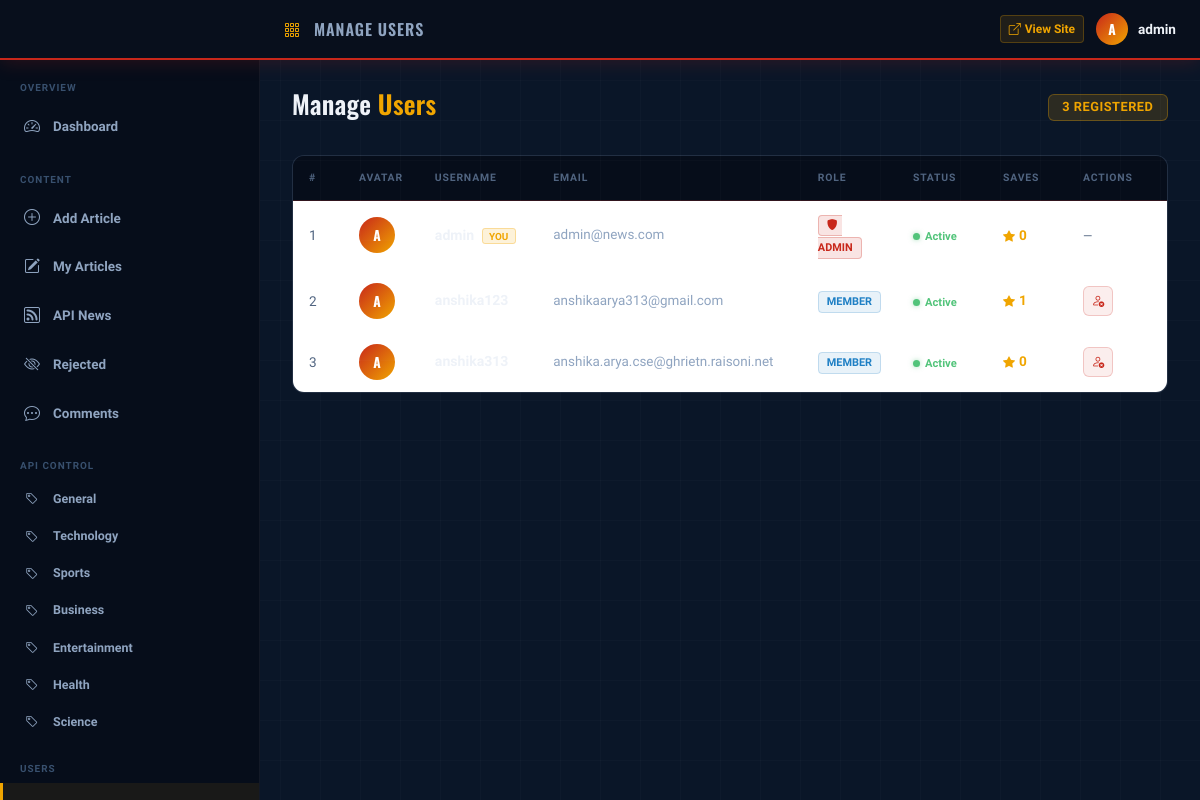
The app's page /admin/users (signed in) with its own data.
### database.py (models this page shows, shortened)
class User(UserMixin, db.Model):
    id            = db.Column(db.Integer, primary_key=True)
    username      = db.Column(db.String(80),  unique=True, nullable=False)
    email         = db.Column(db.String(120), unique=True, nullable=False)
    password_hash = db.Column(db.String(256), nullable=False)
    is_admin      = db.Column(db.Boolean, default=False)
    is_super_admin= db.Column(db.Boolean, default=False)  # only 1 super admin, can manage sub-admins
    is_active     = db.Column(db.Boolean, default=True)
    profile_pic   = db.Column(db.String(500), nullable=True)
    bio           = db.Column(db.String(300), nullable=True)
    joined_at     = db.Column(db.DateTime, default=datetime.utcnow)
    bookmarks     = db.relationship('Bookmark', backref='user', lazy=True, cascade='all, delete-orphan')

### app.py (the view)
@app.route('/admin/users')
@login_required
def admin_users():
    require_admin()
    users = User.query.order_by(User.id).all()
    return render_template('admin/users.html', users=users)

### app.py (called while the page is built)
@login_manager.user_loader
def load_user(user_id):
    return db.session.get(User, int(user_id))

def require_admin():
    if not current_user.is_admin:
        abort(403)

@app.context_processor
def inject_admin_globals():
    if current_user.is_authenticated and current_user.is_admin:
        result = {}
        if current_user.is_super_admin:
            try:
                result['unread_count'] = ContactQuery.query.filter_by(is_read=False).count()
            except Exception:
                result['unread_count'] = 0
        else:
            result['unread_count'] = 0
        try:
            result['pending_comments'] = Comment.query.filter_by(is_approved=False, is_rejected=False).count()
        except Exception:
            result['pending_comments'] = 0
        return result
    return {}

### templates/admin/users.html (shortened to what this page needs)
{% extends "admin/base_admin.html" %}
{% block page_title %}Manage Users{% endblock %}
{% block content %}
<div class="admin-page-header">
    <h2 class="admin-page-title">Manage <span>Users</span></h2>
    <span class="badge" style="background:rgba(240,165,0,0.15);border:1px solid rgba(240,165,0,0.3);color:var(--gold);font-size:0.8rem;padding:0.4rem 0.85rem;">
        {{ users|length }} Registered
    </span>
</div>
<div class="admin-news-table">
    <div class="table-responsive">
        <table class="table ant mb-0">
            <thead>
                <tr>
                    <th width="50">#</th>
                    <th width="50">Avatar</th>
                    <th>Username</th>
                    <th>Email</th>
                    <th width="90">Role</th>
                    <th width="90">Status</th>
                    <th width="80">Saves</th>
                    <th width="100">Actions</th>
                </tr>
            </thead>
            <tbody>
                {% for user in users %}
                <tr>
                    <td style="color:var(--text-muted);">{{ loop.index }}</td>
                    <td>
                        {% if user.profile_pic %}
                        <img src="{{ user.profile_pic }}"
                             style="width:36px;height:36px;border-radius:50%;object-fit:cover;border:2px solid var(--navy-border);"
                             onerror="this.style.display='none';this.nextElementSibling.style.display='flex';">
                        <div style="display:none;width:36px;height:36px;border-radius:50%;background:linear-gradient(135deg,var(--red),var(--gold));align-items:center;justify-content:center;font-family:'Oswald',sans-serif;font-weight:700;font-size:0.85rem;color:#fff;">
                            {{ user.username[0]|upper }}
                        </div>
                        {% else %}
                        <div style="width:36px;height:36px;border-radius:50%;background:linear-gradient(135deg,var(--red),var(--gold));display:flex;align-items:center;justify-content:center;font-family:'Oswald',sans-serif;font-weight:700;font-size:0.85rem;color:#fff;">
                            {{ user.username[0]|upper }}
                        </div>
                        {% endif %}
                    </td>
                    <td>
                        <div style="font-weight:700;font-size:0.88rem;">{{ user.username }}
                            {% if user.id == current_user.id %}
                            <span style="font-size:0.62rem;background:rgba(240,165,0,0.15);border:1px solid rgba(240,165,0,0.3);color:var(--gold);padding:0.1rem 0.4rem;border-radius:3px;margin-left:4px;">YOU</span>
                            {% endif %}
                        </div>
                    </td>
                    <td style="color:var(--text-secondary);font-size:0.84rem;">{{ user.email }}</td>
                    <td>
                        {% if user.is_admin %}
                        <span style="font-size:0.68rem;font-weight:700;text-transform:uppercase;background:rgba(200,39,26,0.12);border:1px solid rgba(200,39,26,0.25);color:var(--red);padding:0.2rem 0.5rem;border-radius:4px;">
                            <i class="bi bi-shield-fill me-1"></i>Admin
                        </span>
                        {% else %}
                        <span style="font-size:0.68rem;font-weight:700;text-transform:uppercase;background:rgba(30,127,196,0.1);border:1px solid rgba(30,127,196,0.2);color:var(--sky-blue);padding:0.2rem 0.5rem;border-radius:4px;">
                            Member
                        </span>
                        {% endif %}
                    </td>
                    <td>
                        {% if user.is_active %}
                        <span style="font-size:0.7rem;font-weight:700;color:#52c47a;">
                            <span class="status-dot dot-approved"></span>Active
                        </span>
                        {% else %}
                        <span style="font-size:0.7rem;font-weight:700;color:var(--red);">
                            <span class="status-dot dot-rejected"></span>Inactive
                        </span>
                        {% endif %}
                    </td>
                    <td style="color:var(--gold);font-weight:700;">
                        <i class="bi bi-star-fill me-1" style="font-size:0.75rem;"></i>{{ user.bookmarks|length }}
                    </td>
                    <td>
                        {% if user.id != current_user.id %}
                        <form method="POST" action="{{ url_for('admin_toggle_user', user_id=user.id) }}"
                              onsubmit="return confirm('Toggle account status for {{ user.username }}?')">
                            <button type="submit" class="btn-action {{ 'btn-reject' if user.is_active else 'btn-approve' }}"
                                    title="{{ 'Deactivate' if user.is_active else 'Activate' }}">
                                <i class="bi bi-{{ 'person-x' if user.is_active else 'person-check' }}"></i>
                            </button>
                        </form>
                        {% else %}
                        <span style="color:var(--text-muted);font-size:0.75rem;">—</span>
                        {% endif %}
                    </td>
                </tr>
                {% endfor %}
            </tbody>
        </table>
    </div>
</div>
{% endblock %}

### templates/admin/base_admin.html (shortened to what this page needs)
<!DOCTYPE html>
<html lang="en">
<head>
    <link href="https://cdn.jsdelivr.net/npm/bootstrap@5.3.2/dist/css/bootstrap.min.css" rel="stylesheet">
    <link href="https://cdn.jsdelivr.net/npm/bootstrap-icons@1.11.0/font/bootstrap-icons.css" rel="stylesheet">
    <link rel="stylesheet" href="{{ url_for('static', filename='css/style.css') }}">
</head>
<body>
<div class="admin-topbar-brand">
    <span class="brand-news">News</span><span class="brand-stream">Stream</span>
    <span class="admin-badge">Admin</span>
</div>
<div class="admin-topbar">
    <div class="topbar-title">
        <i class="bi bi-grid-3x3-gap me-2" style="color:var(--gold);"></i>
        {% block page_title %}Dashboard{% endblock %}
    </div>
    <div class="topbar-actions">
        <a href="{{ url_for('index') }}" class="btn btn-sm" target="_blank"
           style="background:rgba(240,165,0,0.1);border:1px solid rgba(240,165,0,0.25);color:var(--gold);font-size:0.75rem;font-weight:700;">
            <i class="bi bi-box-arrow-up-right me-1"></i>View Site
        </a>
        <div class="topbar-user">
            <div class="topbar-avatar">{{ current_user.username[0]|upper }}</div>
            <span style="color:var(--text-primary);">{{ current_user.username }}</span>
        </div>
    </div>
</div>
<aside class="admin-sidebar">
    <div class="sidebar-section-label">Overview</div>
    <a href="{{ url_for('admin') }}" class="admin-nav-item {{ 'active' if request.endpoint == 'admin' else '' }}">
        <i class="bi bi-speedometer2"></i> Dashboard
    </a>
    <div class="sidebar-section-label">Content</div>
    <a href="{{ url_for('admin_add_news') }}" class="admin-nav-item {{ 'active' if request.endpoint == 'admin_add_news' else '' }}">
        <i class="bi bi-plus-circle"></i> Add Article
    </a>
    <a href="{{ url_for('admin') }}?type=admin" class="admin-nav-item">
        <i class="bi bi-pencil-square"></i> My Articles
    </a>
    <a href="{{ url_for('admin') }}?type=api" class="admin-nav-item">
        <i class="bi bi-rss"></i> API News
    </a>
    <a href="{{ url_for('admin') }}?status=rejected" class="admin-nav-item">
        <i class="bi bi-eye-slash"></i> Rejected
    </a>
    <a href="{{ url_for('admin_comments') }}" class="admin-nav-item {{ 'active' if request.endpoint in ['admin_comments'] else '' }}">
        <i class="bi bi-chat-dots"></i> Comments
    </a>
    <div class="sidebar-section-label">API Control</div>
    {% for cat in ['general','technology','sports','business','entertainment','health','science'] %}
    <a href="{{ url_for('admin') }}?category={{ cat }}" class="admin-nav-item" style="padding-top:0.5rem;padding-bottom:0.5rem;">
        <i class="bi bi-tag" style="font-size:0.8rem;"></i>
        <span style="font-size:0.78rem;">{{ cat|title }}</span>
    </a>
    {% endfor %}
    <div class="sidebar-section-label">Users</div>
    <a href="{{ url_for('admin_users') }}" class="admin-nav-item {{ 'active' if request.endpoint == 'admin_users' else '' }}">
        <i class="bi bi-people"></i> Manage Users
    </a>
</aside>
<main class="admin-main">
    <div class="admin-content">
        {% block content %}{% endblock %}
    </div>
</main>
</body>
</html>

### static/css/style.css (style rules this page uses)
:root { --navy: #0d1b2e; --navy-mid: #162540; --navy-light: #1e3356; --navy-border: rgba(255,255,255,0.07); --red: #c8271a; --red-light: #e8341f; --red-pale: rgba(200,39,26,0.12); --red-glow: rgba(200,39,26,0.25); --gold: #f0a500; --gold-light: #ffc233; --gold-pale: rgba(240,165,0,0.12); --sky-blue: #1e7fc4; --sky-pale: rgba(30,127,196,0.15); --bg: #0a1628; --bg-card: #111f35; --bg-surface: #162540; --bg-elevated: #1a2d4a; --text-primary: #eef2f8; --text-secondary: #8fa4c0; --text-muted: #506480; --text-light: #38506e; --navbar-h: 68px; --radius: 12px; --radius-sm: 8px; --shadow-sm: 0 2px 8px rgba(0,0,0,0.3); --shadow-card: 0 4px 24px rgba(0,0,0,0.4); --shadow-hover: 0 12px 40px rgba(0,0,0,0.5), 0 0 0 1px rgba(200,39,26,0.15); --shadow-glow: 0 0 30px rgba(200,39,26,0.2); --ease: cubic-bezier(0.4,0,0.2,1); --transition: all 0.25s var(--ease); }
*, *::before, *::after { box-sizing: border-box; margin: 0; padding: 0; }
html { scroll-behavior: smooth; }
body { font-family: 'Source Sans 3', sans-serif; background: var(--bg); color: var(--text-primary); line-height: 1.65; overflow-x: hidden; font-size: 15px; -webkit-font-smoothing: antialiased; }
body::before { content: ''; position: fixed; inset: 0; background-image: linear-gradient(rgba(255,255,255,0.018) 1px, transparent 1px), linear-gradient(90deg, rgba(255,255,255,0.018) 1px, transparent 1px); background-size: 40px 40px; pointer-events: none; z-index: 0; }
h1,h2,h3,h4,.serif { font-family: 'Oswald', sans-serif; letter-spacing: 0.01em; }
a { color: inherit; text-decoration: none; transition: var(--transition); }
.brand-news { color: #3a8fd4; }
.brand-stream { color: #d42a1a; }
.table { color: var(--text-primary); margin: 0; }
.table thead th { background: var(--bg-surface); color: var(--text-secondary); font-size: 0.68rem; text-transform: uppercase; letter-spacing: 0.09em; font-weight: 700; border-bottom: 2px solid rgba(200,39,26,0.2); padding: 1rem 1.25rem; }
.table tbody td { border-bottom: 1px solid var(--navy-border); padding: 0.9rem 1.25rem; vertical-align: middle; font-size: 0.87rem; color: var(--text-primary); }
.table tbody tr:last-child td { border-bottom: none; }
.badge { font-family: 'Source Sans 3', sans-serif; font-weight: 700; letter-spacing: 0.04em; font-size: 0.68rem; text-transform: uppercase; }

### records on screen
User: username "A", username "admin", shows "YOU", email "admin@news.com", is_admin True (drawn), is_active True (drawn), bookmarks|length "0"
User: username "A", email "anshikaarya313@gmail.com", is_admin "MEMBER", is_active True (drawn), bookmarks|length "1"
User: username "A", email "anshika.arya.cse@ghrietn.raisoni.net", is_admin "MEMBER", is_active True (drawn), bookmarks|length "0"

### other values on screen
{{ cat|title }} "General" "Technology" "Sports" "Business" "Entertainment" "Health" "Science"
{{ users|length }} "3"
